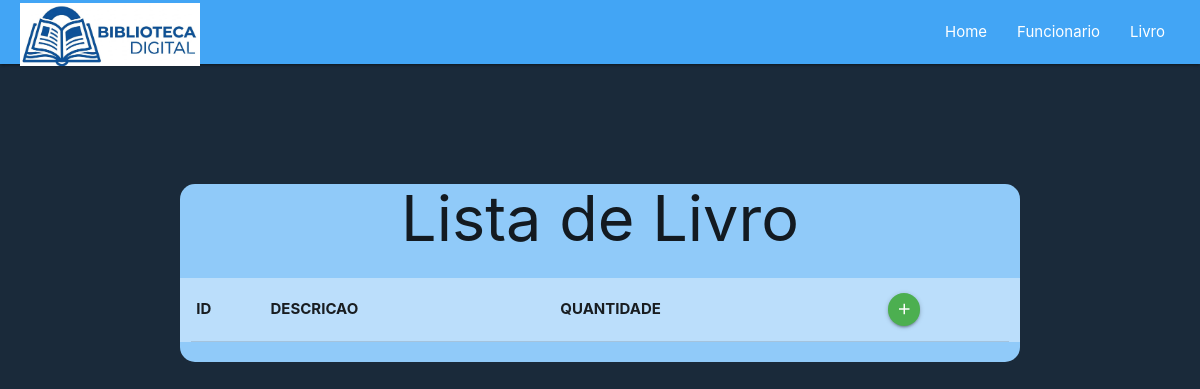
The app's page /VIEW/LIVRO/listarlivro.php, older data.
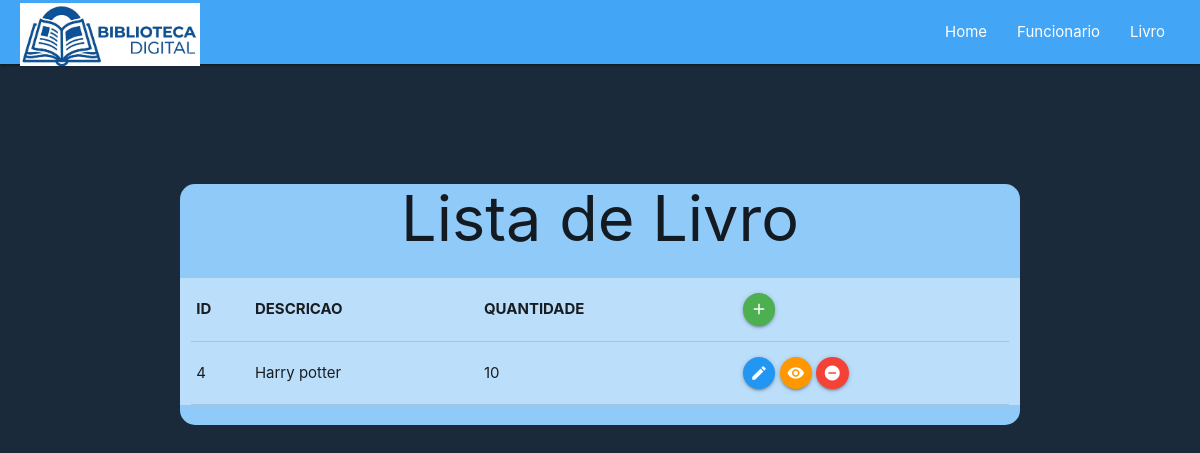
The same page, newer data.
### tables this page shows
CREATE TABLE `livro` (
  `id` int(11) NOT NULL,
  `descricao` varchar(70) NOT NULL,
  `quantidade` int(4) NOT NULL
);

### DAL/livro.php (called while the page is built, shortened)
<?php
    include_once $_SERVER['DOCUMENT_ROOT'] . "/Bibliotecaphp/DAL/conexao.php";
    include_once $_SERVER['DOCUMENT_ROOT'] . "/Bibliotecaphp/MODEL/livro.php";
    class Livro{
        public function Select(){
            $sql = "Select * from livro";
            $con = Conexao::conectar();
            $registro = $con->query($sql);
            foreach($registro as $linha){
                $livro = new \MODEL\Livro();
                $livro->setId($linha['id']);
                $livro->setDescricao($linha['descricao']);
                $livro->setQuantidade($linha['quantidade']);
                $listalivro[] = $livro;
            }
            return $listalivro;
        }
    }
?>

### DAL/conexao.php (called while the page is built, shortened)
<?php
    class Conexao{
        private static $dbNome = 'biblioteca';
        private static $dbHost = 'localhost';
        private static $dbUsuario = 'root';
        private static $dbSenha = '';
        private static $cont = null;
        public static function conectar(){
            if(self::$cont == null){
                try{
                    self::$cont = new PDO("mysql:host=" . self::$dbHost . ";dbname=" . self::$dbNome, self::$dbUsuario , self::$dbSenha);
                }
                catch(\PDOException $exception){
                    die($exception->getMessage());
                }
            }
            return self::$cont;
        }
        public static function desconectar(){
            self::$cont = null;
            return self::$cont;
        }
    }
?>

### MODEL/livro.php (called while the page is built, shortened)
<?php
    class Livro{
        private ?int $id;
        private ?string $descricao;
        private ?int $quantidade;
        public function getId(){
            return $this->id;
        }
        public function setId(int $id){
            $this->id = $id;
        }
        public function getDescricao(){
            return $this->descricao;
        }
        public function setDescricao(string $descricao){
            $this->descricao = $descricao;
        }
        public function getQuantidade(){
            return $this->quantidade;
        }
        public function setQuantidade(int $quantidade){
            $this->quantidade = $quantidade;
        }
    }
?>

### VIEW/LIVRO/listarlivro.php (the view, shortened to what this page needs)
<?php
    include_once $_SERVER['DOCUMENT_ROOT'] . "/Bibliotecaphp/menu.php";
    include_once $_SERVER['DOCUMENT_ROOT'] . "/Bibliotecaphp/DAL/livro.php";
    include_once $_SERVER['DOCUMENT_ROOT'] . "/Bibliotecaphp/MODEL/livro.php";
    $dalLivro = new DAL\Livro();
    $listalivro = $dalLivro->Select();
?>
<!DOCTYPE html>
<html lang="en">
<head>
    <link rel="stylesheet" href="https://cdnjs.cloudflare.com/ajax/libs/materialize/1.0.0/css/materialize.min.css">
</head>
<body style="background-color: #1a2a3a;">
    <div class="container row col s12 blue lighten-3" style="border-radius: 15px; margin-top: 10%">
        <div>
            <h1 class="center">Lista de Livro</h1>
        </div>
        <div class="row blue lighten-4 col s12">
            <table class="highlight">
                <tr>
                    <th>ID</th>
                    <th>DESCRICAO</th>
                    <th>QUANTIDADE</th>
                    <th><a class="btn-floating btn-small waves-effect waves-light green" href="inserirlivro.php"><i class="material-icons">add</i></a></th>
                </tr>
                <?php
                foreach($listalivro as $livro) { ?>
                <tr>
                    <td><?php echo $livro->getId(); ?></td>
                    <td><?php echo $livro->getDescricao(); ?></td>
                    <td><?php echo $livro->getQuantidade(); ?> </td>
                    <td><a class="btn-floating btn-small waves-effect waves-light blue" href="editarlivro.php?id=<?php echo $livro->getId(); ?>"><i class="material-icons">edit</i></a>
                    <a class="btn-floating btn-small waves-effect waves-light orange" href="detalhelivro.php?id=<?php echo $livro->getId(); ?>"><i class="material-icons">remove_red_eye</i></a>
                    <a class="btn-floating btn-small waves-effect waves-light red" onclick="JavaScript: remover(<?php echo $livro->getId(); ?>)"><i class="material-icons">remove_circle</i></a></td>
                </tr>
                <?php } ?>
            </table>
        </div>
    </div>
</body>
</html>

Row changes from the older to the newer data that the page shows:
added livro: id "4", descricao "Harry potter", quantidade "10"
